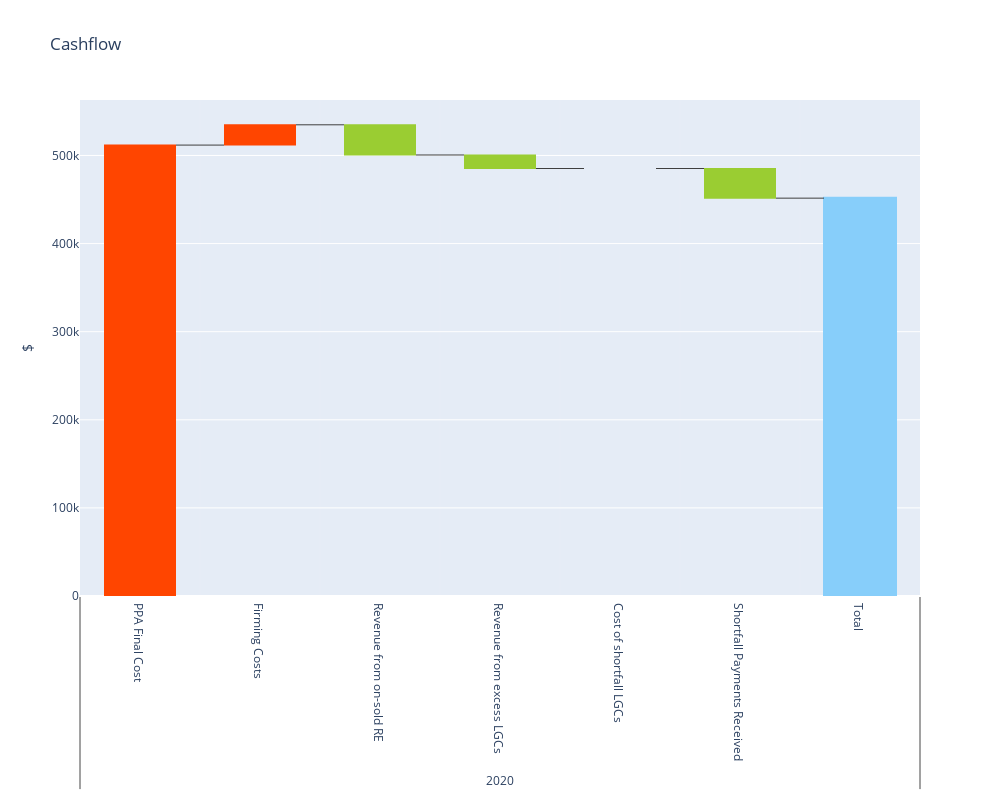

The notebook cell this image was saved under:
### Code cell
colours = {
    'Pay as Produced' : ['dodgerblue', 'lightskyblue', 'blue'], 
    'Pay as Consumed' : ['gold', 'goldenrod', 'orange'], 
    '24/7' : ['darkviolet', 'indigo', 'purple'], 
    'Baseload' : ['limegreen', 'yellowgreen', 'green'], 
    'Shaped' : ['orange', 'orangered', 'firebrick']
}

column_order = ['PPA Final Cost', 'Firming Costs', 'Revenue from on-sold RE', 'Revenue from excess LGCs', 'Cost of shortfall LGCs', 'Shortfall Payments Received', 'Total']

fig_w = go.Figure()

costs_waterfall = small_bill.copy()
costs_waterfall = costs_waterfall.resample('Y').sum(numeric_only=True)
costs_waterfall['Total'] = None
costs_waterfall['Year'] = costs_waterfall.index.year
costs_waterfall = costs_waterfall.set_index('Year', drop=True)

costs_waterfall = costs_waterfall.T
costs_waterfall['Measure'] = np.where(costs_waterfall.index == 'Total', 'total', 'relative')
costs_waterfall['Category'] = costs_waterfall.index
costs_waterfall = costs_waterfall.reset_index(drop=True)

costs_waterfall = costs_waterfall.melt(id_vars=['Category', 'Measure'])
colour = ['yellowgreen', 'orangered', 'lightskyblue',]

fig_w.add_trace(
    go.Waterfall(
        name = '', 
        orientation = "v",
        measure = costs_waterfall['Measure'],
        x = [costs_waterfall['Year'], costs_waterfall['Category']],
        y = costs_waterfall['value'],
        connector = {"line":{"color":"rgb(63, 63, 63)", "width":1}},
            # set colors for different types of bars
            # see https://plotly.com/python/waterfall-charts/#setting-marker-size-and-color
        decreasing = {"marker":{"color":colour[0]}},
        increasing = {"marker":{"color":colour[1]}},
        totals = {"marker":{"color":colour[2], "line":{"color":colour[2], "width":2}}}
    )
)

fig_w.update_layout(
    title = f"Cashflow",
    # showlegend = True,
    waterfallgroupgap = 0.25,
    height=800,
    width=1000,
    yaxis_title='$',
    xaxis=dict(showgrid=True, gridwidth=0.1, gridcolor='white')
)
# fig_w.update_xaxes(showgrid=True, gridwidth=0.1, gridcolor='white')
# fig_w.update_xaxes(nticks=20)

fig_w.show()

### Figure 1 — Plotly figure (JSON) as saved in the notebook; plotly's stock layout.template omitted (floating-point values rounded to 4 significant figures)
{"data": [{"connector": {"line": {"color": "rgb(63, 63, 63)", "width": 1}}, "decreasing": {"marker": {"color": "yellowgreen"}}, "increasing": {"marker": {"color": "orangered"}}, "measure": ["relative", "relative", "relative", "relative", "relative", "relative", "total"], "name": "", "orientation": "v", "totals": {"marker": {"color": "lightskyblue", "line": {"color": "lightskyblue", "width": 2}}}, "type": "waterfall", "x": [[2020, 2020, 2020, 2020, 2020, 2020, 2020], ["PPA Final Cost", "Firming Costs", "Revenue from on-sold RE", "Revenue from excess LGCs", "Cost of shortfall LGCs", "Shortfall Payments Received", "Total"]], "y": [511800.0, 23020.0, -34270.0, -15340.0, 0, -33650.0, null]}], "layout": {"height": 800, "title": {"text": "Cashflow"}, "waterfallgroupgap": 0.25, "width": 1000, "xaxis": {"gridcolor": "white", "gridwidth": 0.1, "showgrid": true}, "yaxis": {"title": {"text": "$"}}}}
